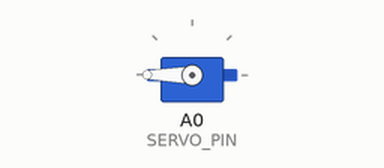
Recording of a sketch running on a simulated Arduino Uno, built with avr-gcc and run on an emulated ATmega328P. On the bench: servo. What the sketch prints to the serial monitor is not drawn.

Above: at 1.1 s.
At 1.6 s:
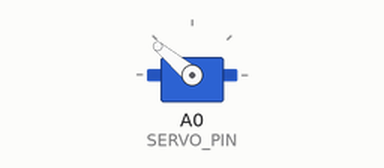
At 2.1 s:
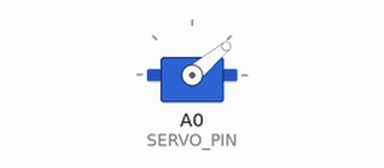
At 3.1 s:
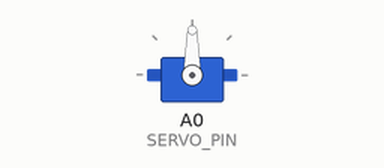
Timing chart, 0 to 4.6 s (numbered marks = the images above):
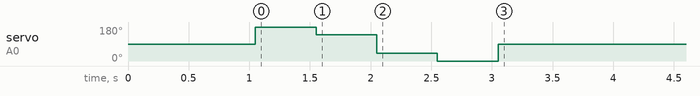

The sketch:

ROBOT_Sa_Imong_MATA.ino
```cpp
#include <Servo.h>

#define TRIG_PIN 9
#define ECHO_PIN 10
#define SERVO_PIN A0

#define Center_Servo_Angle 90
#define Left_Servo_Angle 0
#define Left_Center_Servo_Angle 40
#define Right_Center_Servo_Angle 140
#define Right_Servo_Angle 180

Servo myservo;

void Sensor_Tester(char* sensor) {
  if (strcmp(sensor, "servo") == 0) {
    Serial.println("Testing Servo...");

    myservo.write(Center_Servo_Angle);
    delay(500);
    myservo.write(Right_Servo_Angle);
    delay(500);
    myservo.write(Right_Center_Servo_Angle);
    delay(500);
    myservo.write(Left_Center_Servo_Angle);
    delay(500);
    myservo.write(Left_Servo_Angle);
    delay(500);
    myservo.write(Center_Servo_Angle);

    Serial.println("✅ Done! Servo test complete.");
  }
  else if (strcmp(sensor, "ultrasonic") == 0) {
    Serial.println("Testing Ultrasonic (HC-SR04)...");
    // Add ultrasonic test here later
  }
  else if (strcmp(sensor, "motors") == 0) {
    Serial.println("Testing DC Motors...");
    // Add motor test here later
  }
  else if (strcmp(sensor, "infrared") == 0) {
    Serial.println("Testing Infrared Sensor...");
    // Add IR test here later
  }
  else {
    Serial.println("Unknown sensor name!");
  }
}

void setup() {
  Serial.begin(115200);
  delay(50);

  myservo.attach(SERVO_PIN);
  delay(500);

  Sensor_Tester("servo");
}

void loop() {
  // empty
}
```
